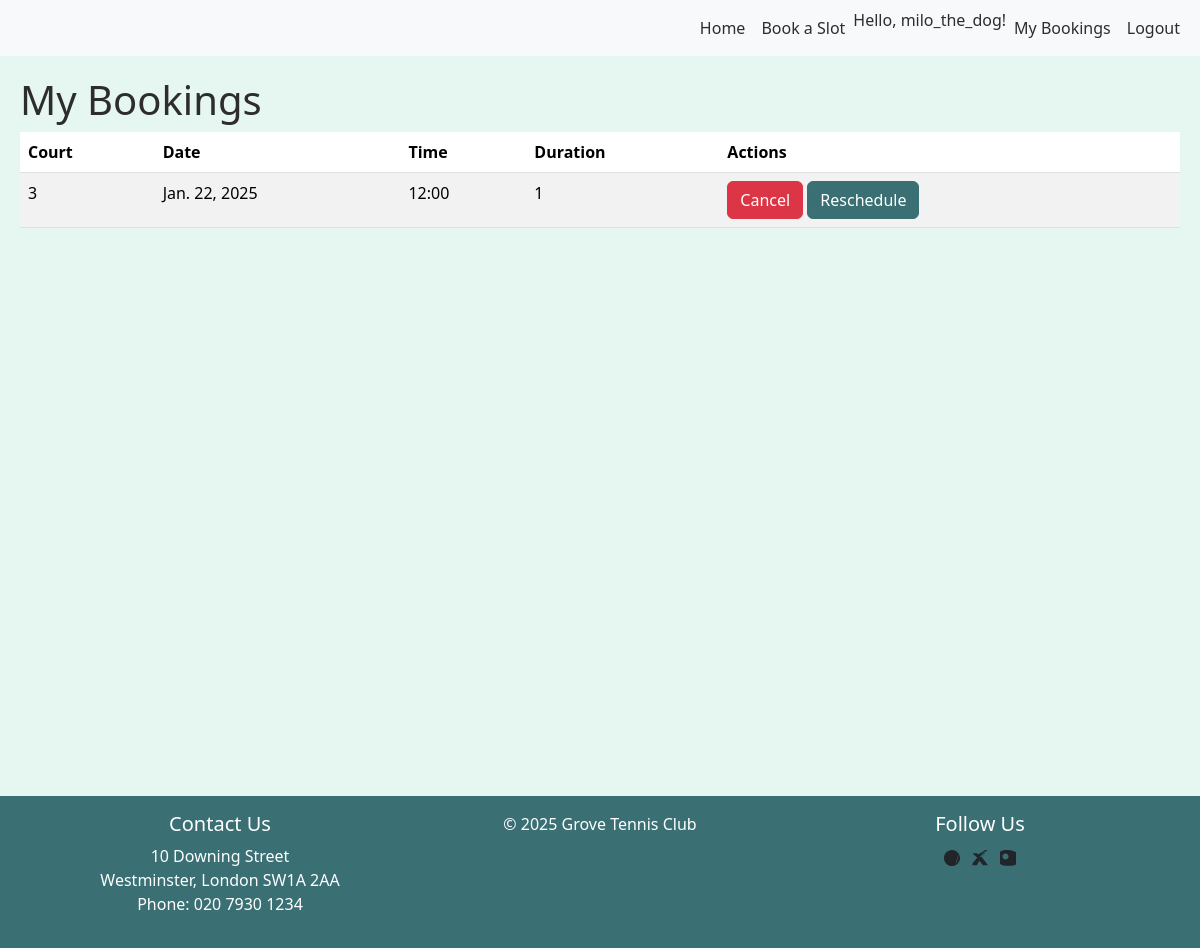
The app's page /bookings/ (signed in), older data.
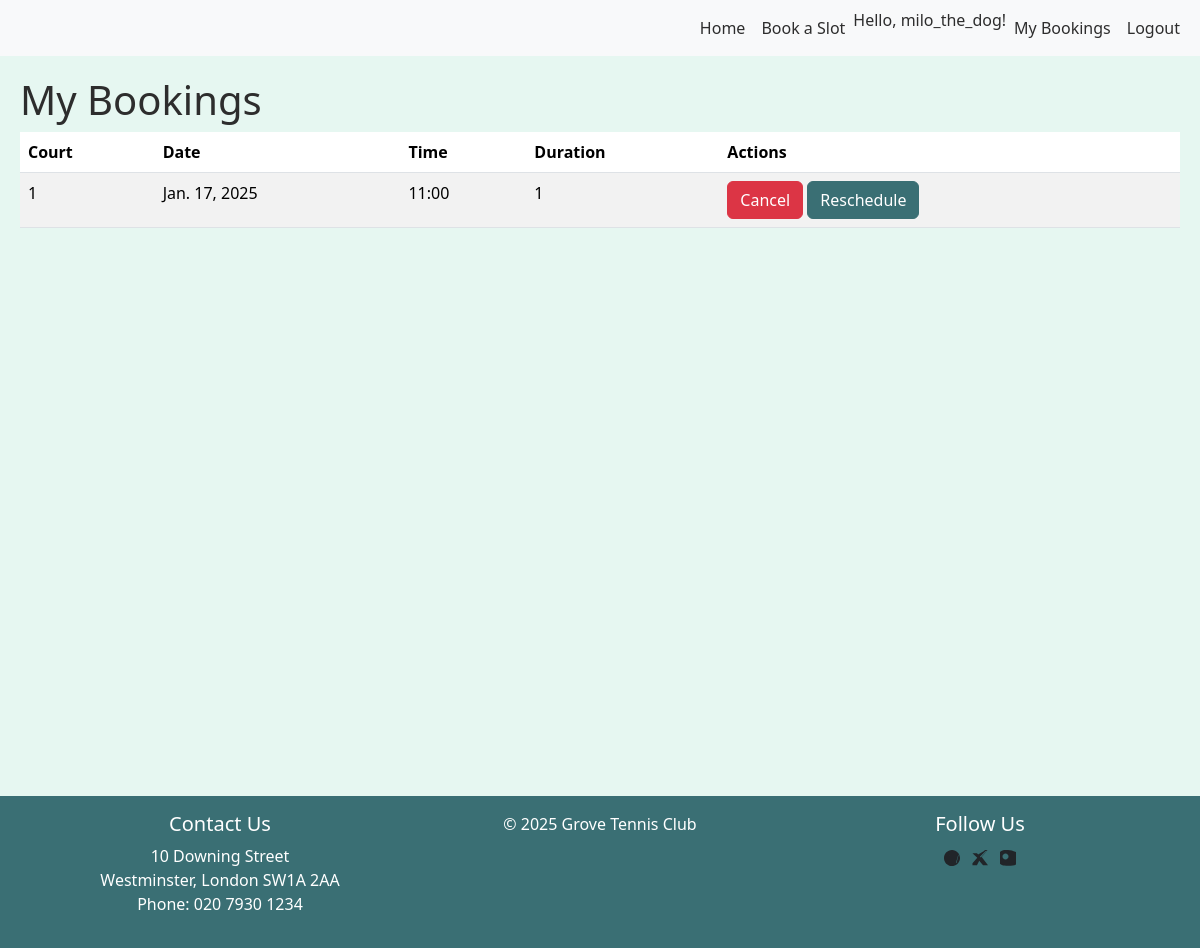
The same page, newer data.
### bookings/models.py (models this page shows, shortened)
class Booking(models.Model):
    user = models.ForeignKey(User, on_delete=models.CASCADE, related_name='my_bookings')
    booked_by = models.ForeignKey(User, on_delete=models.CASCADE, related_name='assigned_bookings')  # Changed to booked_by for clarity
    court = models.ForeignKey(Court, on_delete=models.CASCADE) #You can remove this if you want
    availability = models.ForeignKey(Availability, on_delete=models.CASCADE)  # Add this line
    booking_date = models.DateField() #Add this line
    booking_time = models.TimeField()
    duration = models.IntegerField()
    is_active = models.BooleanField(default=True)

class Court(models.Model):
    court_number = models.IntegerField(unique=True)
    court_type = models.CharField(max_length=50)

### bookings/views.py (the view)
# urls.py: path('bookings/', views.view_bookings, name='view_bookings'),
@login_required
def view_bookings(request):
    bookings = Booking.objects.filter(user=request.user, is_active=True).order_by('booking_date', 'booking_time') #Only active bookings
    return render(request, 'bookings/dashboard.html', {'bookings': bookings})

### bookings/templates/bookings/dashboard.html (shortened to what this page needs)
{% extends "base_generic.html" %}
{% load static %}
{% load availability_filters %}
{% block content %}
<h1>My Bookings</h1>
{% if bookings %}
<table class="table table-striped">
    <thead>
        <tr>
            <th>Court</th>
            <th>Date</th>
            <th>Time</th>
            <th>Duration</th>
            <th>Actions</th>
        </tr>
    </thead>
    <tbody>
        {% for booking in bookings %}
        <tr>
            <td>{{ booking.court.court_number }}</td>
            <td>{{ booking.booking_date }}</td>
            <td>{{ booking.booking_time|time:"H:i" }}</td>
            <td>{{ booking.duration }}</td>
            <td>
                <button class="btn btn-danger cancel-button" data-booking-id="{{ booking.id }}">Cancel</button>
                <button class="btn btn-primary reschedule-button" data-booking-id="{{ booking.id }}"
                        data-booking-date="{{ booking.booking_date }}" data-booking-time="{{ booking.booking_time }}">
                    Reschedule
                </button>
            </td>
        </tr>
        {% endfor %}
    </tbody>
</table>
{% else %}
<p>You have no upcoming bookings.</p>
{% endif %}
<link rel="stylesheet" href="{% static 'css/style.css' %}">
{% endblock %}

Row changes from the older to the newer data that the page shows:
no longer on this page (row edited): Booking: court.court_number "3", booking_date "Jan. 22, 2025", booking_time "12:00", duration "1"
added Booking: court.court_number "1", booking_date "Jan. 17, 2025", booking_time "11:00", duration "1"
